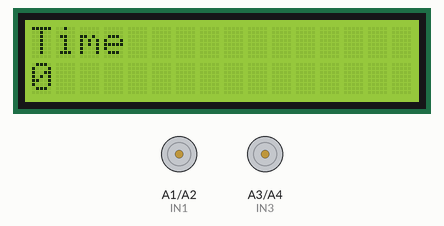
Simulated run of this sketch. Board: Arduino Uno, built with avr-gcc and run on an emulated ATmega328P. Parts: 16×2 character LCD, motor-driver pin pairs drawn as motors (green arrow = first pin HIGH = forward, orange = second pin HIGH = backward, longer = more drive). At 12.1 s the program stops and its outputs stay as they are.

Above: at 0.1 s.
At 2.1 s:
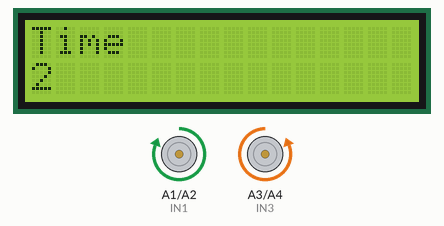
At 5.1 s:
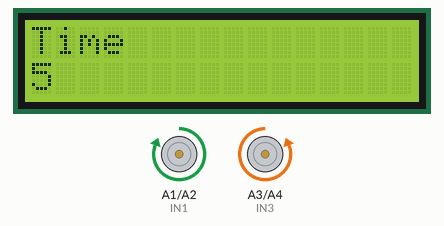
At 11.1 s:
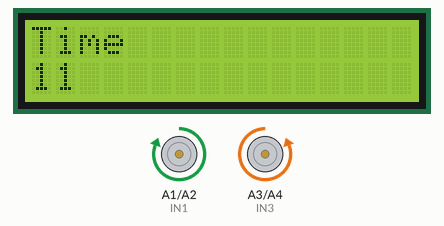
Timing chart, 0 to 13.6 s (numbered marks = the images above):
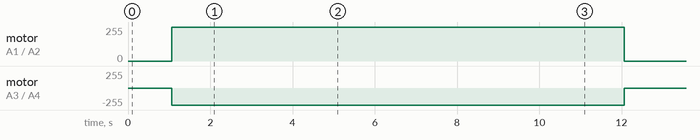

The sketch:

motor_driver_code.ino
```cpp
#include <LiquidCrystal.h>

// Definitions Arduino pins connected to input H Bridge
int IN1 = A1;
int IN2 = A2;
int IN3 = A3;
int IN4 = A4;
int seconds = 0;
const int rs = 8, en = 9, d4 = 4, d5 = 5, d6 = 6, d7 = 7;
LiquidCrystal lcd_1(rs, en, d4, d5, d6, d7);


void setup() {
  // Set the output pins

  pinMode(IN1, OUTPUT);
  pinMode(IN2, OUTPUT);
  pinMode(IN3, OUTPUT);
  pinMode(IN4, OUTPUT);
  lcd_1.begin(16, 2);
  lcd_1.print("Time");
}

void loop() {
  //lcd
  lcd_1.setCursor(0, 1);
  lcd_1.print(seconds);
  delay(1000);
  seconds += 1;

  if(seconds <=11){
  // go straight
  digitalWrite(IN1, HIGH);
  digitalWrite(IN2, LOW);
  digitalWrite(IN3, LOW);
  digitalWrite(IN4, HIGH);
  }
  else{
  // stop
  digitalWrite(IN1, LOW);
  digitalWrite(IN2, LOW);
  digitalWrite(IN3, LOW);
  digitalWrite(IN4, LOW);
  exit(0);
  }
}
// exit (0) to break
```

Measured:
- by itself, motor on A1 (IN1) / A2 (IN2): stopped → forward 255/255 at 1.1 s, → stopped 11.0 s later
- by itself, motor on A3 (IN3) / A4 (IN4): stopped → backward 255/255 at 1.1 s, → stopped 11.0 s later
- what the display in image 1 shows lasts 1.0 s, from 2.1 s to 3.1 s
